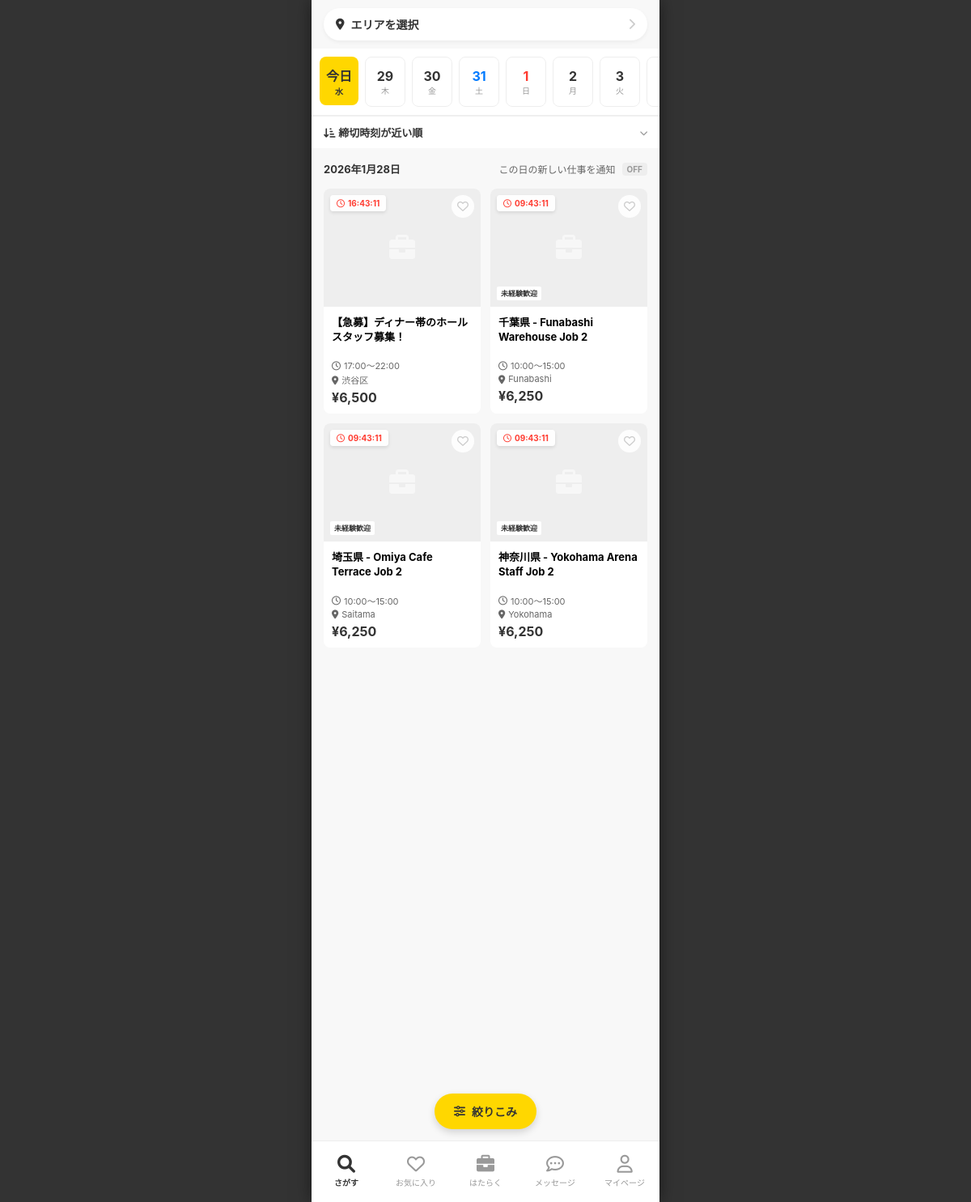
/home/, run on the app's committed database.
### business/models.py (models this page shows, shortened)
class JobPosting(models.Model):
    template = models.ForeignKey(JobTemplate, on_delete=models.CASCADE)
    work_date = models.DateField("勤務日")
    start_time = models.TimeField("開始時間")
    end_time = models.TimeField("終了時間")
    title = models.CharField("求人タイトル", max_length=200)
    work_content = models.TextField("業務内容", blank=True, null=True)
    is_long_term = models.BooleanField("長期バイト募集", default=False)
    hourly_wage = models.IntegerField("時給", default=1100)
    transportation_fee = models.IntegerField("交通費", default=500)
    recruitment_count = models.IntegerField("募集人数", default=1)
    break_start = models.TimeField("休憩開始時間", null=True, blank=True)
    break_duration = models.IntegerField("休憩時間(分)", default=0)
    application_deadline = models.DateTimeField("応募締切日時", null=True, blank=True)
    VISIBILITY_CHOICES = [
        ('public', '一般公開'),
        ('badge', 'バッジ限定'),
        ('group', 'グループ限定'),
        ('first_time', '初回ワーカー限定'),
        ('url', 'URL限定'),
    ]
    visibility = models.CharField("公開範囲", max_length=20, choices=VISIBILITY_CHOICES, default='public')
    is_published = models.BooleanField(default=True)
    created_at = models.DateTimeField(auto_now_add=True)
    @property
    def total_payment(self):
        return (self.hourly_wage * 5) + self.transportation_fee

class JobTemplate(models.Model):
    store = models.ForeignKey(Store, on_delete=models.CASCADE)
    title = models.CharField("求人タイトル", max_length=200)
    industry = models.CharField("業種", max_length=100)
    occupation = models.CharField("職種", max_length=100)
    work_content = models.TextField("業務内容")
    precautions = models.TextField("注意事項")
    has_unexperienced_welcome = models.BooleanField("未経験者歓迎", default=False)
    has_bike_car_commute = models.BooleanField("バイク/車通勤可", default=False)
    has_clothing_free = models.BooleanField("服装自由", default=False)
    has_coupon_get = models.BooleanField("クーポンGET", default=False)
    has_meal = models.BooleanField("まかないあり", default=False)
    has_hair_color_free = models.BooleanField("髪型/カラー自由", default=False)
    has_bike_bicycle_commute = models.BooleanField("バイク/自転車通勤可", default=False)
    has_bicycle_commute = models.BooleanField("自転車通勤可", default=False)
    has_transportation_allowance = models.BooleanField("交通費支給", default=False)
    belongings = models.TextField("持ち物", blank=True, null=True)
    requirements = models.TextField("働くための条件", blank=True, null=True)
    manual_pdf = models.FileField("業務に関する書類(PDF)", upload_to='job_manuals/', null=True, blank=True)
    address = models.CharField("就業場所の住所", max_length=255)
    access = models.TextField("アクセス", blank=True, null=True)
    contact_number = models.CharField("緊急連絡先", max_length=20)
    SMOKING_CHOICES = [
        ('indoor_no_smoking', '屋内禁煙'),
        ('indoor_smoking_separate', '分煙'),
        ('indoor_smoking_ok', '屋内喫煙可'),
    ]
    smoking_prevention = models.CharField("受動喫煙防止措置", max_length=50, choices=SMOKING_CHOICES, default='indoor_no_smoking')
    has_smoking_area = models.BooleanField("喫煙可能エリアでの作業あり", default=False)
    requires_qualification = models.BooleanField("資格が必要ですか？", default=False)
    QUAL_CHOICES = [
        ('none', '選択してください'),
        ('ordinary_car_license', '普通自動車免許'),
        ('mid_size_car_license', '中型自動車免許'),
        ('large_size_car_license', '大型自動車免許'),
        ('semi_mid_size_car_license', '準中型自動車免許'),
        ('motorcycle_license', '普通自動二輪車免許'),
        ('large_motorcycle_license', '大型自動二輪車免許'),
        ('moped_license', '原付免許'),
        ('forklift', 'フォークリフト'),
        ('hazardous_materials_b4', '危険物取扱者（乙4）'),
        ('food_hygiene_manager', '食品衛生責任者'),
        ('cook', '調理師'),
        ('nursing_care_basics', '介護職員初任者研修'),
        ('registered_seller', '登録販売者'),
        ('security_guard_training', '警備員新任教育受講済'),
        ('health_supervisor', '衛生管理者'),
    ]
    qualification_type = models.CharField("資格種別(旧)", max_length=50, choices=QUAL_CHOICES, default='none', blank=True, null=True)
    qualification = models.ForeignKey(QualificationMaster, on_delete=models.SET_NULL, null=True, blank=True, verbose_name="必須資格")
    qualification_notes = models.TextField("資格の補足情報", blank=True, null=True)
    skills = models.TextField("必要なスキル", blank=True, null=True) # カンマ区切りなどで保存
    other_conditions = models.TextField("その他の条件", blank=True, null=True) # 改行区切りなどで保存
    auto_message = models.TextField("自動送信メッセージ", blank=True, null=True)
    created_at = models.DateTimeField(auto_now_add=True)

class Store(models.Model):
    business = models.ForeignKey(BusinessProfile, on_delete=models.CASCADE)
    store_name = models.CharField("店舗名", max_length=100)
    industry = models.CharField("業種", max_length=50, blank=True, null=True) # 画像準拠で追加
    post_code = models.CharField("郵便番号", max_length=7)
    prefecture = models.CharField("都道府県", max_length=20)
    city = models.CharField("市区町村名", max_length=100)
    address_line = models.CharField("町域・番地", max_length=100)
    building = models.CharField("建物名など", max_length=100, blank=True)

### jobs/views.py (the view)
# urls.py: path('home/', job_views.IndexView.as_view(), name='index'),
class IndexView(ListView):
    model = JobPosting
    template_name = 'jobs/index.html'
    context_object_name = 'main_jobs'
    def get_queryset(self):
        self.today = timezone.localdate()
        date_str = self.request.GET.get('date', self.today.strftime('%Y-%m-%d'))
        try:
            self.selected_date = datetime.strptime(date_str, '%Y-%m-%d').date()
        except ValueError:
            self.selected_date = self.today
        self.selected_prefs = self.request.GET.getlist('pref')
        self.selected_prefs = [p for p in self.selected_prefs if p]
        if self.request.user.is_authenticated and not self.selected_prefs and not self.request.GET.get('date'):
            if hasattr(self.request.user, 'workerprofile') and self.request.user.workerprofile.target_prefectures:
                saved_prefs = self.request.user.workerprofile.target_prefectures.split(',')
                self.selected_prefs = [p for p in saved_prefs if p]
        flat_prefs = []
        for p in self.selected_prefs:
            if ',' in p:
                flat_prefs.extend(p.split(','))
            else:
                flat_prefs.append(p)
        self.selected_prefs = flat_prefs
        queryset = JobPosting.objects.filter(is_published=True, work_date=self.selected_date).prefetch_related('template__photos')
        if self.selected_prefs:
            queryset = queryset.filter(template__store__prefecture__in=self.selected_prefs)
        return queryset
    def get_context_data(self, **kwargs):
        context = super().get_context_data(**kwargs)
        user_fav_job_ids = []
        if self.request.user.is_authenticated:
            user_fav_job_ids = FavoriteJob.objects.filter(user=self.request.user).values_list('job_posting_id', flat=True)
        context.update({
            'date_list': [self.today + timedelta(days=i) for i in range(14)],
            'selected_date': self.selected_date,
            'selected_prefs': self.selected_prefs,
            'today': self.today,
            'user_fav_job_ids': set(user_fav_job_ids),
        })
        return context

### jobs/templates/jobs/index.html (shortened to what this page needs)
{% extends 'base_main.html' %}
{% load static %}
{% load humanize %}
{% block content %}
<div class="home-container">
    <a href="{% url 'location_home' %}" class="location-bar" style="text-decoration:none;">
        <div class="location-left">
            <i class="fa-solid fa-location-dot"></i>
            <span>{{ selected_prefs|join:"・"|default:"エリアを選択" }}</span>
        </div>
        <i class="fa-solid fa-chevron-right location-arrow"></i>
    </a>
    <div class="date-section">
        <div class="date-scroll">
            {% for d in date_list %}
            <a href="?date={{ d|date:'Y-m-d' }}&pref={{ selected_prefs|join:',' }}"
                class="date-chip {% if d == selected_date %}active{% endif %} {% if d|date:'w' == '0' %}sun{% elif d|date:'w' == '6' %}sat{% endif %}">
                {% if d == today %}
                <div class="date-day">今日</div>
                <div class="date-weekday">{{ d|date:"D" }}</div>
                {% else %}
                <div class="date-day">{{ d|date:"j" }}</div>
                <div class="date-weekday">{{ d|date:"D" }}</div>
                {% endif %}
            </a>
            {% endfor %}
        </div>
    </div>
    <div class="sort-bar">
        <button class="sort-btn">
            <span><i class="fa-solid fa-arrow-down-short-wide"></i> 締切時刻が近い順</span>
            <i class="fa-solid fa-chevron-down" style="font-size:10px; color:#999;"></i>
        </button>
    </div>
    <div class="list-header">
        <div class="list-date-title">{{ selected_date|date:"Y年n月j日" }}</div>
        <div class="notification-toggle">
            <span>この日の新しい仕事を通知</span>
            <span class="toggle-switch-off">OFF</span>
        </div>
    </div>
    <div class="job-grid">
        {% for job in main_jobs %}
        <a href="{% url 'job_detail' job.pk %}" class="job-card-grid">
            <div class="card-img-area">
                {% if job.template.photos.first %}
                <img src="{{ job.template.photos.first.image.url }}" class="card-img">
                {% else %}
                <div class="card-img"
                    style="background:{{ job.image_color|default:'#eee' }}; display:flex; align-items:center; justify-content:center;">
                    <i class="fa-solid fa-briefcase" style="color:rgba(255,255,255,0.5); font-size:32px;"></i>
                </div>
                {% endif %}
                <div class="badge-timer">
                    <i class="fa-regular fa-clock"></i>
                    <span class="timer"
                        data-deadline="{{ job.work_date|date:'Y/m/d' }} {{ job.start_time|date:'H:i' }}">計算中</span>
                </div>
                <div class="btn-fav-circle {% if job.id in user_fav_job_ids %}active{% endif %}"
                    onclick="event.preventDefault(); toggleFav({{ job.pk }}, this)">
                    <i class="fa-{% if job.id in user_fav_job_ids %}solid{% else %}regular{% endif %} fa-heart"></i>
                </div>
                {% if job.template.has_unexperienced_welcome %}
                <div class="img-tag">未経験歓迎</div>
                {% endif %}
            </div>
            <div class="card-content">
                <div class="card-title">{{ job.title }}</div>
                <div class="card-meta">
                    <i class="fa-regular fa-clock"></i> {{ job.start_time|date:"H:i" }}〜{{ job.end_time|date:"H:i" }}
                </div>
                <div class="card-meta">
                    <i class="fa-solid fa-location-dot"></i> {{ job.template.store.city }}
                </div>
                <div class="card-price">¥{{ job.total_payment|intcomma }}</div>
            </div>
        </a>
        {% empty %}
        <div class="empty-msg">
            この日の求人はまだありません<br>
            <span style="font-size:12px;">日付を変更して探してみてください</span>
        </div>
        {% endfor %}
    </div>
</div>
<a href="{% url 'refine_home' %}" class="floating-refine-btn">
    <i class="fa-solid fa-sliders"></i> 絞りこみ
</a>
{% endblock %}

### templates/base_main.html (shortened to what this page needs)
<!DOCTYPE html>
<html lang="ja">
<head>
    <link rel="stylesheet" href="https://cdnjs.cloudflare.com/ajax/libs/font-awesome/6.0.0/css/all.min.css">
</head>
<body>
    <div class="phone-wrapper">
        <div class="content-area">
            {% block content %}{% endblock %}
        </div>
        <nav class="bottom-nav">
            <a href="{% url 'index' %}"
                class="nav-item {% if request.resolver_match.url_name == 'index' %}active{% endif %}">
                <i class="fa-solid fa-magnifying-glass"></i>さがす
            </a>
            <a href="{% url 'favorites' %}"
                class="nav-item {% if request.resolver_match.url_name == 'favorites' %}active{% endif %}">
                <i class="fa-regular fa-heart"></i>お気に入り
            </a>
            <a href="{% url 'work_schedule' %}"
                class="nav-item {% if request.resolver_match.url_name == 'work_schedule' %}active{% endif %}">
                <i class="fa-solid fa-briefcase"></i>はたらく
            </a>
            <a href="{% url 'messages' %}"
                class="nav-item {% if request.resolver_match.url_name == 'messages' %}active{% endif %}">
                <i class="fa-regular fa-comment-dots"></i>メッセージ
            </a>
            <a href="{% url 'mypage' %}"
                class="nav-item {% if request.resolver_match.url_name == 'mypage' %}active{% endif %}">
                <i class="fa-regular fa-user"></i>マイページ
            </a>
        </nav>
    </div>
</body>
</html>

### templates/base_main.html (style rules this page uses)
:root { --timee-yellow: #FFD700; --ios-blue: #007AFF; --bg-gray: #F8F8F8; }
body, html { margin: 0; padding: 0; height: 100%; width: 100%; background-color: #333; display: flex; justify-content: center; align-items: center; overflow: hidden; font-family: -apple-system, sans-serif; }
.phone-wrapper { width: 100%; max-width: 430px; height: 100vh; background-color: white; position: relative; display: flex; flex-direction: column; box-shadow: 0 0 20px rgba(0, 0, 0, 0.5); }
.content-area { flex: 1; overflow-y: auto; background-color: var(--bg-gray); padding-bottom: 80px; }
.bottom-nav { position: absolute; bottom: 0; width: 100%; height: 75px; background: white; border-top: 1px solid #eee; display: flex; justify-content: space-around; align-items: center; padding-bottom: env(safe-area-inset-bottom); z-index: 1000; }
.nav-item { text-align: center; font-size: 10px; color: #999; text-decoration: none; flex: 1; }
.nav-item i { font-size: 22px; display: block; margin-bottom: 4px; }
.nav-item.active { color: #333; font-weight: bold; }

### data on the page
JobPosting: title "【急募】ディナー帯のホールスタッフ募集！", start_time "17:00", end_time "22:00", template.store.city "渋谷区", total_payment "6,500"
JobPosting: shows "未経験歓迎", title "千葉県 - Funabashi Warehouse Job 2", start_time "10:00", end_time "15:00", template.store.city "Funabashi", total_payment "6,250"
JobPosting: shows "未経験歓迎", title "埼玉県 - Omiya Cafe Terrace Job 2", start_time "10:00", end_time "15:00", template.store.city "Saitama", total_payment "6,250"
JobPosting: shows "未経験歓迎", title "神奈川県 - Yokohama Arena Staff Job 2", start_time "10:00", end_time "15:00", template.store.city "Yokohama", total_payment "6,250"

### other printed values
{{ selected_prefs|join:"・"|default:"エリアを選択" }} "エリアを選択"
{{ d|date:"D" }} "水"
{{ d|date:"j" }} "29" "30" "31" "1" "2" "3"
{{ d|date:"D" }} "木" "金" "土" "日" "月" "火"
{{ selected_date|date:"Y年n月j日" }} "2026年1月28日"
